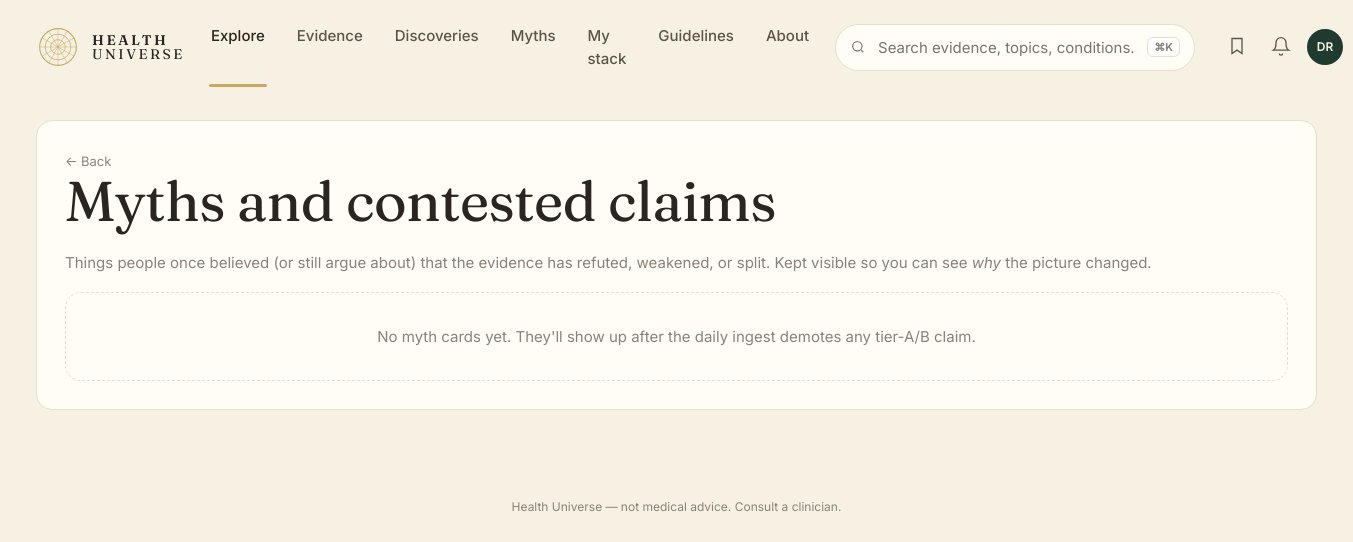
The app's page /myths, older data.
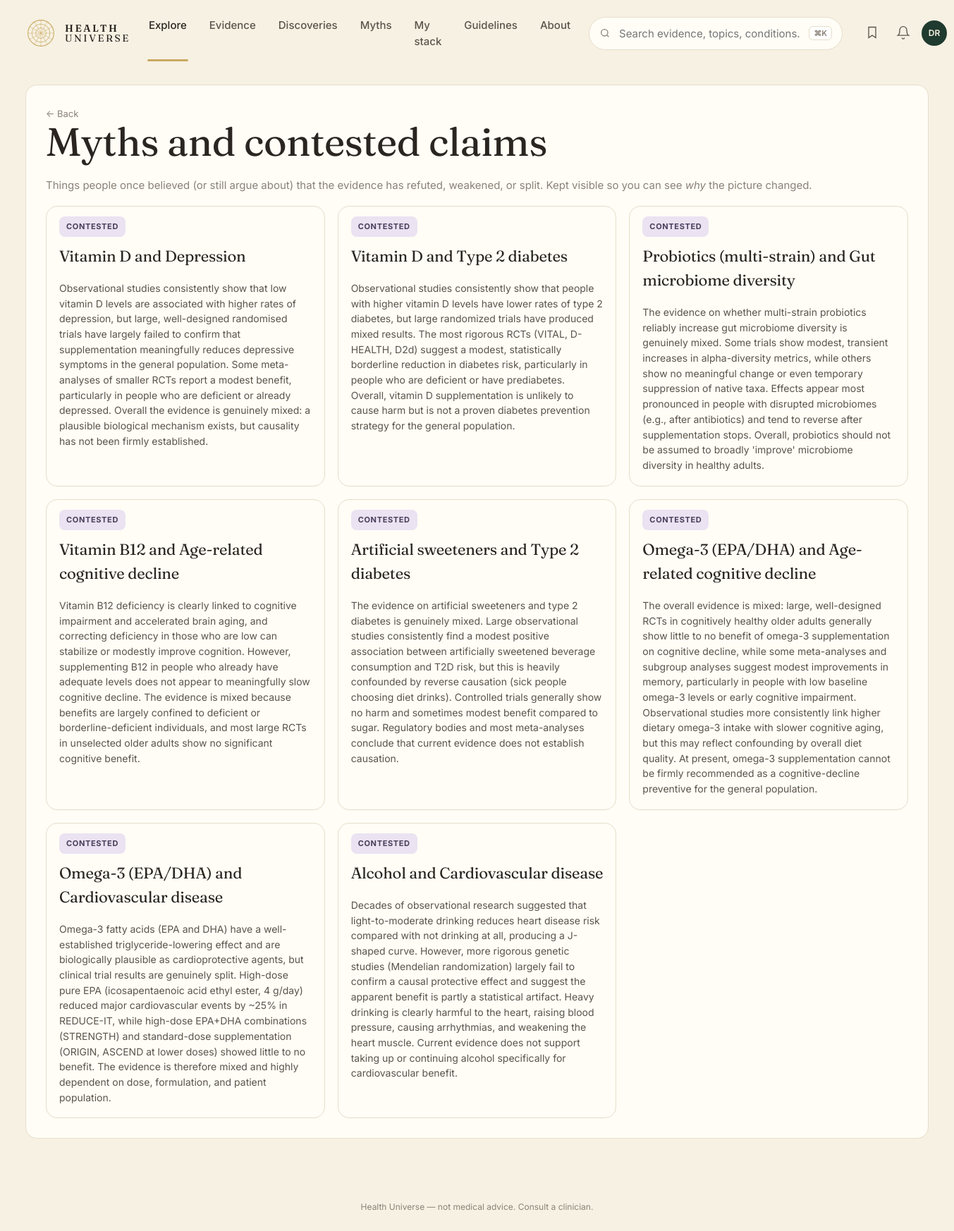
The same page, newer data.
### tables this page shows
CREATE TABLE edge (
    id              INTEGER PRIMARY KEY,
    factor_id       INTEGER NOT NULL REFERENCES entity(id),
    outcome_id      INTEGER NOT NULL REFERENCES entity(id),
    direction       TEXT NOT NULL CHECK (direction IN (
                      'protective','harmful','neutral','u_shaped','mixed')),
    tier            TEXT NOT NULL CHECK (tier IN ('A','B','C','D','X','deprecated')),
    effect_size     TEXT,         -- qualitative: trivial/small/moderate/large
    effect_quant    TEXT,         -- e.g. "RR 0.82 (0.74-0.91)"
    population      TEXT,         -- e.g. "adults>50; ApoE4 carriers"
    mechanism       TEXT,         -- 1-paragraph plain English
    summary         TEXT,         -- card body copy
    caveats         TEXT,
    seed_source     TEXT NOT NULL CHECK (seed_source IN ('claude_seed','gemma_daily','manual')),
    created_at      TEXT NOT NULL DEFAULT (datetime('now')),
    updated_at      TEXT NOT NULL DEFAULT (datetime('now')),
    last_reviewed   TEXT NOT NULL DEFAULT (datetime('now')),
    UNIQUE(factor_id, outcome_id, population)
);

CREATE TABLE entity (
    id            INTEGER PRIMARY KEY,
    slug          TEXT NOT NULL UNIQUE,
    name          TEXT NOT NULL,
    kind          TEXT NOT NULL CHECK (kind IN (
                    'food','nutrient','supplement','drug','activity',
                    'behavior','environmental','pathogen','gene',
                    'biomarker','condition','process')),
    aliases       TEXT,           -- JSON array
    description   TEXT,
    created_at    TEXT NOT NULL DEFAULT (datetime('now')),
    updated_at    TEXT NOT NULL DEFAULT (datetime('now'))
);

### web/app.py (the view)
@app.get("/myths", response_class=HTMLResponse)
def myths(request: Request):
    with connect() as conn:
        rows = conn.execute("""
            SELECT e.id, e.tier, e.direction, e.summary, e.caveats, e.updated_at,
                   f.name AS f_name, o.name AS o_name,
                   (SELECT reason FROM edge_history h WHERE h.edge_id=e.id
                    AND h.field='tier' ORDER BY h.changed_at DESC LIMIT 1) AS reason
            FROM edge e
            JOIN entity f ON f.id = e.factor_id
            JOIN entity o ON o.id = e.outcome_id
            WHERE e.tier IN ('deprecated','X')
            ORDER BY e.updated_at DESC""").fetchall()
    return render(request, "myths.html", {
        "title": "Myths and contested claims",
        "rows": [dict(r) for r in rows],
    })

### web/templates/myths.html (shortened to what this page needs)
{% extends "base.html" %}
{% block content %}
<section class="list-page">
  <a class="back" href="/">← Back</a>
  <h1>Myths and contested claims</h1>
  <p class="muted">Things people once believed (or still argue about) that the evidence has refuted, weakened, or split. Kept visible so you can see <em>why</em> the picture changed.</p>
  <div class="list-grid">
    {% for r in rows %}
    <a class="feat-card tier-bg-{{ r.tier }}" href="/edge/{{ r.id }}">
      <span class="pill tier-{{ r.tier }}">{{ r.tier == 'X' and 'CONTESTED' or 'DEPRECATED' }}</span>
      <h3>{{ r.f_name }} and {{ r.o_name }}</h3>
      <p>{{ r.summary or "—" }}</p>
    </a>
    {% else %}
    <div class="empty">No myth cards yet. They'll show up after the daily ingest demotes any tier-A/B claim.</div>
    {% endfor %}
  </div>
</section>
{% endblock %}

### web/templates/base.html (shortened to what this page needs)
<!doctype html>
<html lang="en">
<head>
<link rel="stylesheet" href="/static/style.css" />
</head>
<body>
<header class="topnav">
  <a class="brand" href="/">
    <span class="brand-mark" aria-hidden="true">
      <svg viewBox="0 0 48 48" width="44" height="44">
        <circle cx="24" cy="24" r="20" fill="none" stroke="currentColor" stroke-width="1.2"/>
        <circle cx="24" cy="24" r="14" fill="none" stroke="currentColor" stroke-width="0.8"/>
        <circle cx="24" cy="24" r="8"  fill="none" stroke="currentColor" stroke-width="0.8"/>
        {% for a in [0,30,60,90,120,150] %}
        <line x1="24" y1="4" x2="24" y2="44" stroke="currentColor" stroke-width="0.5"
              transform="rotate({{a}} 24 24)"/>
        {% endfor %}
      </svg>
    </span>
    <span class="brand-text"><b>HEALTH</b><br/>UNIVERSE</span>
  </a>
  <nav class="topnav-links">
    <a class="active" href="/">Explore</a>
    <a href="/tier/A">Evidence</a>
    <a href="/discoveries">Discoveries</a>
    <a href="/myths">Myths</a>
    <a href="/me">My stack</a>
    <a href="#">Guidelines</a>
    <a href="#">About</a>
  </nav>
  <div class="topnav-search">
    <svg width="16" height="16" viewBox="0 0 24 24" fill="none" stroke="currentColor" stroke-width="2"><circle cx="11" cy="11" r="7"/><path d="m20 20-3.5-3.5"/></svg>
    <input placeholder="Search evidence, topics, conditions…" />
    <kbd>⌘K</kbd>
  </div>
  <div class="topnav-actions">
    <button aria-label="Saved"><svg width="20" height="20" viewBox="0 0 24 24" fill="none" stroke="currentColor" stroke-width="1.6"><path d="M6 3h12v18l-6-4-6 4z"/></svg></button>
    <button aria-label="Notifications"><svg width="20" height="20" viewBox="0 0 24 24" fill="none" stroke="currentColor" stroke-width="1.6"><path d="M6 8a6 6 0 0 1 12 0c0 7 3 9 3 9H3s3-2 3-9z"/><path d="M10 21a2 2 0 0 0 4 0"/></svg></button>
    <span class="avatar">DR</span>
  </div>
</header>
<main>{% block content %}{% endblock %}</main>
<footer class="footer">
  <span>Health Universe — not medical advice. Consult a clinician.</span>
</footer>
</body>
</html>

### web/static/style.css (style rules this page uses)
:root { --bg: #f7f1e3; --bg-soft: #faf6ea; --surface: #fffdf6; --ink: #2a2520; --ink-soft: #5a544c; --muted: #8a8278; --line: #e7decb; --primary: #1f3a2e; --primary-ink: #f7f1e3; --gold: #c9a961; --gold-soft: #e8d8a6; --tier-A: #3b8e5a; --tier-A-bg: #e6efe1; --tier-B: #c8a02a; --tier-B-bg: #f7eecf; --tier-C: #d97757; --tier-C-bg: #f7d9c7; --tier-D: #c44545; --tier-D-bg: #f4cece; --tier-X: #7a6a8c; --tier-X-bg: #ebe2f2; --dir-protective: var(--tier-A); --dir-protective-bg: var(--tier-A-bg); --dir-harmful: var(--tier-D); --dir-harmful-bg: var(--tier-D-bg); --dir-neutral: #8a8278; --dir-neutral-bg: #ece6d8; --dir-mixed: var(--tier-B); --dir-mixed-bg: var(--tier-B-bg); --dir-u_shaped: var(--tier-C); --dir-u_shaped-bg:var(--tier-C-bg); --radius: 16px; --radius-sm: 10px; --shadow-1: 0 1px 2px rgba(40,32,20,.05), 0 8px 24px rgba(40,32,20,.05); }
* { box-sizing: border-box; }
html, body { margin: 0; padding: 0; }
body { background: var(--bg); color: var(--ink); font-family: 'Inter', system-ui, -apple-system, sans-serif; font-size: 15px; line-height: 1.55; -webkit-font-smoothing: antialiased; }
h1, h2, h3, .serif { font-family: 'Fraunces', Georgia, serif; font-weight: 400; letter-spacing: -0.01em; }
h1 { font-size: 56px; line-height: 1.05; margin: 0 0 20px; }
h3 { font-size: 22px; margin: 0 0 8px; }
p { margin: 0 0 12px; color: var(--ink-soft); }
a { color: inherit; text-decoration: none; }
.muted { color: var(--muted); }
.topnav { display: grid; grid-template-columns: auto 1fr auto auto; align-items: center; gap: 24px; padding: 18px 36px; border-bottom: 1px solid transparent; }
.brand { display: flex; align-items: center; gap: 12px; color: var(--gold); }
.brand-mark { display: inline-flex; }
.brand-text { font-family: 'Fraunces', serif; color: var(--ink); font-size: 14px; line-height: 1.05; letter-spacing: 0.18em; }
.brand-text b { letter-spacing: 0.18em; font-weight: 600; }
.topnav-links { display: flex; gap: 28px; justify-self: center; }
.topnav-links a { font-weight: 500; color: var(--ink-soft); padding: 6px 2px; position: relative; }
.topnav-links a.active { color: var(--ink); }
.topnav-links a.active::after { content: ""; position: absolute; left: 0; right: 0; bottom: -10px; height: 3px; background: var(--gold); border-radius: 2px; }
.topnav-search { display: flex; align-items: center; gap: 10px; background: var(--surface); border: 1px solid var(--line); border-radius: 999px; padding: 10px 14px; min-width: 360px; color: var(--muted); }
.topnav-search input { flex: 1; border: 0; background: transparent; outline: none; font: inherit; color: var(--ink); }
.topnav-search kbd { font: 600 11px 'Inter'; padding: 2px 6px; border: 1px solid var(--line); border-radius: 6px; background: #fff; }
.topnav-actions { display: flex; align-items: center; gap: 8px; }
.topnav-actions button { background: transparent; border: 0; padding: 8px; border-radius: 8px; color: var(--ink-soft); cursor: pointer; }
.avatar { width: 36px; height: 36px; border-radius: 50%; background: var(--primary); color: var(--primary-ink); display: inline-grid; place-items: center; font-weight: 600; font-size: 12px; }
main { padding: 24px 36px 64px; max-width: 1480px; margin: 0 auto; }
.pill { display: inline-block; font-size: 11px; font-weight: 700; letter-spacing: 0.06em; padding: 6px 10px; border-radius: 8px; background: var(--gold-soft); color: var(--ink); }
.pill.tier-X { background: var(--tier-X-bg); color: #4a3e5a; }
.feat-card { position: relative; background: var(--surface); border: 1px solid var(--line); border-radius: var(--radius); padding: 18px; min-height: 200px; display: flex; flex-direction: column; gap: 10px; overflow: hidden; }
.feat-card h3 { font-size: 22px; }
.feat-card p { font-size: 14px; color: var(--ink-soft); margin: 0; }
.edge-page, .list-page { background: var(--surface); border: 1px solid var(--line); border-radius: var(--radius); padding: 28px; }
.back { color: var(--muted); font-size: 13px; }
.list-grid { display: grid; grid-template-columns: repeat(3, 1fr); gap: 18px; margin-top: 18px; }
.feat-card { padding-top: 0; }
.feat-card .pill { margin-top: 14px; align-self: flex-start; }
.feat-card > h3, .feat-card > p, .feat-card .feat-meta { padding-left: 0; padding-right: 0; }
.footer { padding: 24px 36px; color: var(--muted); font-size: 12px; text-align: center; }

Row changes from the older to the newer data that the page shows:
added edge: tier "CONTESTED", f_name "Vitamin D", o_name "Depression", summary "Observational studies consistently show that low vitamin D levels are associated with higher rates of depression, but large, well-designed randomised trials have largely failed to confirm that supplementation meaningfully reduces depressive symptoms in the general population. Some meta-analyses of smaller RCTs report a modest benefit, particularly in people who are deficient or already depressed. Overall the evidence is genuinely mixed: a plausible biological mechanism exists, but causality has not been firmly established."
added edge: tier "CONTESTED", f_name "Vitamin D", o_name "Type 2 diabetes", summary "Observational studies consistently show that people with higher vitamin D levels have lower rates of type 2 diabetes, but large randomized trials have produced mixed results. The most rigorous RCTs (VITAL, D-HEALTH, D2d) suggest a modest, statistically borderline reduction in diabetes risk, particularly in people who are deficient or have prediabetes. Overall, vitamin D supplementation is unlikely to cause harm but is not a proven diabetes prevention strategy for the general population."
added edge: tier "CONTESTED", f_name "Probiotics (multi-strain)", o_name "Gut microbiome diversity", summary "The evidence on whether multi-strain probiotics reliably increase gut microbiome diversity is genuinely mixed. Some trials show modest, transient increases in alpha-diversity metrics, while others show no meaningful change or even temporary suppression of native taxa. Effects appear most pronounced in people with disrupted microbiomes (e.g., after antibiotics) and tend to reverse after supplementation stops. Overall, probiotics should not be assumed to broadly 'improve' microbiome diversity in healthy adults."
added edge: tier "CONTESTED", f_name "Vitamin B12", o_name "Age-related cognitive decline", summary "Vitamin B12 deficiency is clearly linked to cognitive impairment and accelerated brain aging, and correcting deficiency in those who are low can stabilize or modestly improve cognition. However, supplementing B12 in people who already have adequate levels does not appear to meaningfully slow cognitive decline. The evidence is mixed because benefits are largely confined to deficient or borderline-deficient individuals, and most large RCTs in unselected older adults show no significant cognitive benefit."
added edge: tier "CONTESTED", f_name "Artificial sweeteners", o_name "Type 2 diabetes", summary "The evidence on artificial sweeteners and type 2 diabetes is genuinely mixed. Large observational studies consistently find a modest positive association between artificially sweetened beverage consumption and T2D risk, but this is heavily confounded by reverse causation (sick people choosing diet drinks). Controlled trials generally show no harm and sometimes modest benefit compared to sugar. Regulatory bodies and most meta-analyses conclude that current evidence does not establish causation."
added edge: tier "CONTESTED", f_name "Omega-3 (EPA/DHA)", o_name "Age-related cognitive decline", summary "The overall evidence is mixed: large, well-designed RCTs in cognitively healthy older adults generally show little to no benefit of omega-3 supplementation on cognitive decline, while some meta-analyses and subgroup analyses suggest modest improvements in memory, particularly in people with low baseline omega-3 levels or early cognitive impairment. Observational studies more consistently link higher dietary omega-3 intake with slower cognitive aging, but this may reflect confounding by overall diet quality. At present, omega-3 supplementation cannot be firmly recommended as a cognitive-decline preventive for the general population."
added edge: tier "CONTESTED", f_name "Omega-3 (EPA/DHA)", o_name "Cardiovascular disease", summary "Omega-3 fatty acids (EPA and DHA) have a well-established triglyceride-lowering effect and are biologically plausible as cardioprotective agents, but clinical trial results are genuinely split. High-dose pure EPA (icosapentaenoic acid ethyl ester, 4 g/day) reduced major cardiovascular events by ~25% in REDUCE-IT, while high-dose EPA+DHA combinations (STRENGTH) and standard-dose supplementation (ORIGIN, ASCEND at lower doses) showed little to no benefit. The evidence is therefore mixed and highly dependent on dose, formulation, and patient population."
added edge: tier "CONTESTED", f_name "Alcohol", o_name "Cardiovascular disease", summary "Decades of observational research suggested that light-to-moderate drinking reduces heart disease risk compared with not drinking at all, producing a J-shaped curve. However, more rigorous genetic studies (Mendelian randomization) largely fail to confirm a causal protective effect and suggest the apparent benefit is partly a statistical artifact. Heavy drinking is clearly harmful to the heart, raising blood pressure, causing arrhythmias, and weakening the heart muscle. Current evidence does not support taking up or continuing alcohol specifically for cardiovascular benefit."
Text that changed along with them:
text no longer shown: "No myth cards yet. They'll show up after the daily ingest demotes any tier-A/B claim."
